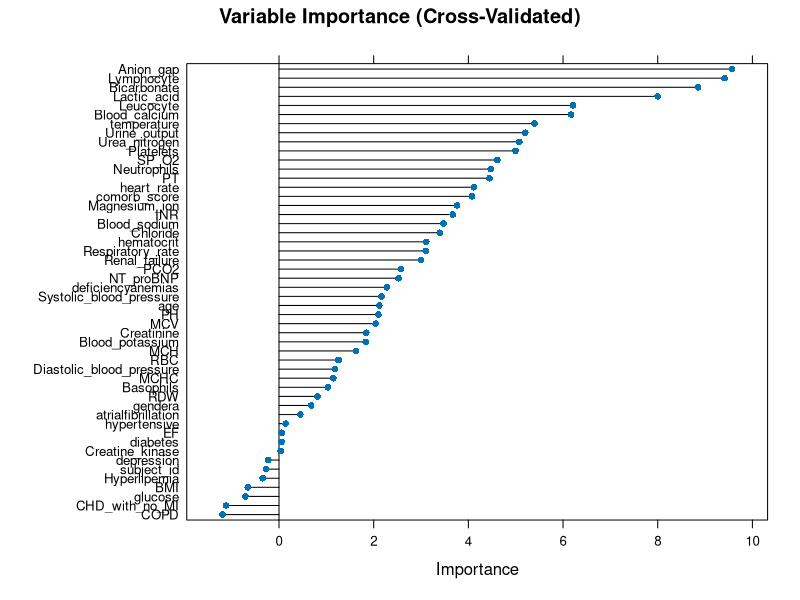
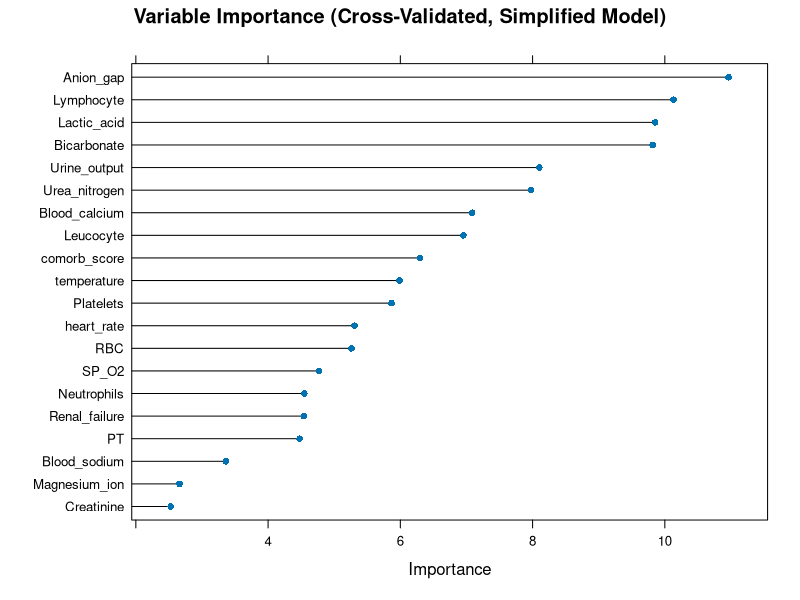
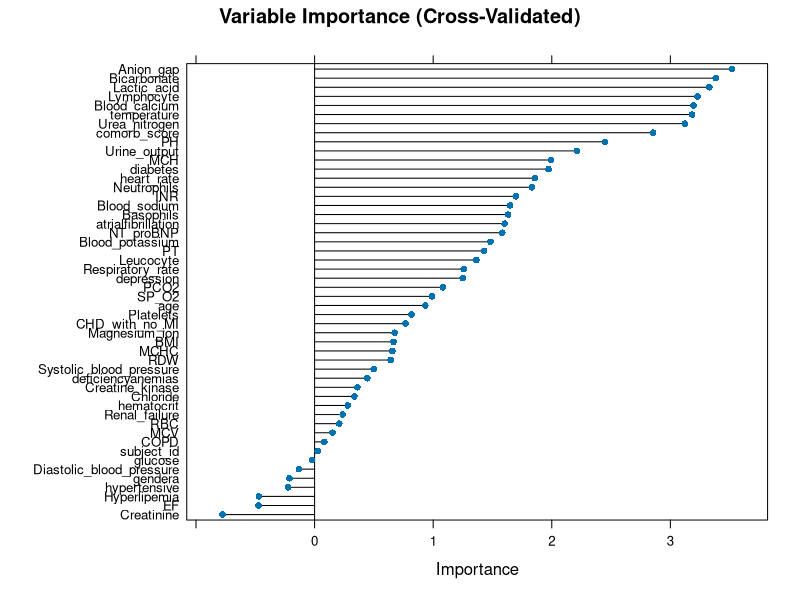

The R script that drew these images, in order: (Note: a time limit stopped this script after it produced the figures.)
## ---- chunk 1
# Load necessary libraries
library(data.table)
library(randomForest)
library(caret)
library(pROC)

# Load the dataset
RF_impute_df <- fread("RF_imputation_NEW.csv")

# Subset the data to exclude unnecessary columns
RF_complete_df <- subset(RF_impute_df, select = -c(deathtime, survival_time, LOS, Unnamed_0, V1, admittime, ID, group, tLOS))

# Ensure the outcome variable is included and properly named
if (!("outcome" %in% names(RF_complete_df))) {
  stop("The 'outcome' column does not exist in the dataframe.")
}

# Ensure the outcome variable has valid factor levels
RF_complete_df$outcome <- factor(RF_complete_df$outcome, levels = unique(RF_complete_df$outcome), labels = make.names(unique(RF_complete_df$outcome)))

# Print the column names to verify
cat("Column names in the dataset:\n")
print(names(RF_complete_df))

# Prepare the predictor matrix and outcome variable
x_rf <- as.matrix(RF_complete_df[, setdiff(names(RF_complete_df), "outcome"), with = FALSE])
y_rf <- RF_complete_df$outcome

# Set seed for reproducibility
set.seed(510)

# Define cross-validation control
train_control <- trainControl(
  method = "cv",
  number = 10,
  classProbs = TRUE,
  summaryFunction = twoClassSummary,
  savePredictions = "final"
)

# Define the grid for hyperparameter tuning
tune_grid <- expand.grid(
  mtry = 10  # Number of variables randomly sampled as candidates at each split
)

# Train the Random Forest model using cross-validation with the specified parameters
rf_cv_model <- train(
  x = x_rf, 
  y = y_rf,
  method = "rf",
  trControl = train_control,
  tuneGrid = tune_grid,
  metric = "ROC",
  importance = TRUE,
  ntree = 500,  # Number of trees
  nodesize = 10  # Minimum size of terminal nodes
)

# Print the results of the cross-validation
print(rf_cv_model)

# Extract the cross-validated AUC
auc <- rf_cv_model$results$ROC[rf_cv_model$results$ROC == max(rf_cv_model$results$ROC)]
cat("Cross-validated AUC:", auc, "\n")

# Predict on the test data (if you have a separate test set)
# Here we use the cross-validated predictions
predictions <- rf_cv_model$pred$pred
probs <- rf_cv_model$pred[, make.names(levels(y_rf)[2])]  # Assuming the positive class is the second level

# Calculate log-loss
log_loss <- function(y_true, y_prob) {
  epsilon <- 1e-15
  y_prob <- pmax(epsilon, pmin(1 - epsilon, y_prob))
  -mean(y_true * log(y_prob) + (1 - y_true) * log(1 - y_prob))
}

# Convert factor levels to 0 and 1 for log-loss calculation
y_true <- ifelse(rf_cv_model$pred$obs == levels(y_rf)[2], 1, 0)
log_loss_value <- log_loss(y_true, probs)
cat("Cross-validated log-loss:", log_loss_value, "\n")

# Extract feature importances correctly
importance_rf <- varImp(rf_cv_model, scale = FALSE)
importance_values <- importance_rf$importance[, 1]  # Extract importance values

# Print feature importances
cat("Feature importances from Random Forest (cross-validated):\n")
print(importance_values)

# Plot feature importances
plot(importance_rf, main = "Variable Importance (Cross-Validated)")

# Select important features based on a threshold
important_vars <- rownames(importance_rf$importance)[importance_values > mean(importance_values)]
cat("Selected important variables:\n")
print(important_vars)


## ---- chunk 2
# Load necessary libraries
library(data.table)
library(randomForest)
library(caret)
library(pROC)

# Load the dataset
RF_impute_df <- fread("RF_imputation_NEW.csv")

# Subset the data to include only selected important variables and outcome
important_features <- c("Renal_failure", "heart_rate", "temperature", "SP_O2", "Urine_output", "RBC", "Leucocyte", "Platelets", 
                        "Neutrophils", "Lymphocyte", "PT", "Creatinine", "Urea_nitrogen", "Blood_sodium", "Blood_calcium", 
                        "Anion_gap", "Magnesium_ion", "Bicarbonate", "Lactic_acid", "comorb_score", "outcome")
RF_simplified_df <- RF_impute_df[, ..important_features]

# Ensure the outcome variable has valid factor levels
RF_simplified_df$outcome <- factor(RF_simplified_df$outcome, levels = unique(RF_simplified_df$outcome), labels = make.names(unique(RF_simplified_df$outcome)))

# Prepare the predictor matrix and outcome variable
x_simplified <- as.matrix(RF_simplified_df[, -"outcome", with = FALSE])
y_simplified <- RF_simplified_df$outcome

# Set seed for reproducibility
set.seed(510)

# Define cross-validation control
train_control <- trainControl(
  method = "cv",
  number = 10,
  classProbs = TRUE,
  summaryFunction = twoClassSummary,
  savePredictions = "final"
)

# Train the Random Forest model using cross-validation with the simplified dataset
rf_cv_model_simplified <- train(
  x = x_simplified, 
  y = y_simplified,
  method = "rf",
  trControl = train_control,
  metric = "ROC",
  importance = TRUE,
  ntree = 500,  # Number of trees
  nodesize = 10,  # Minimum size of terminal nodes
  tuneGrid = expand.grid(mtry = 10)  # Number of variables randomly sampled as candidates at each split
)

# Print the results of the cross-validation
print(rf_cv_model_simplified)

# Extract the cross-validated AUC
auc_simplified <- rf_cv_model_simplified$results$ROC[rf_cv_model_simplified$results$ROC == max(rf_cv_model_simplified$results$ROC)]
cat("Cross-validated AUC for simplified model:", auc_simplified, "\n")

# Predict on the test data (if you have a separate test set)
# Here we use the cross-validated predictions
predictions_simplified <- rf_cv_model_simplified$pred$pred
probs_simplified <- rf_cv_model_simplified$pred[, make.names(levels(y_simplified)[2])]  # Assuming the positive class is the second level

# Calculate log-loss
log_loss <- function(y_true, y_prob) {
  epsilon <- 1e-15
  y_prob <- pmax(epsilon, pmin(1 - epsilon, y_prob))
  -mean(y_true * log(y_prob) + (1 - y_true) * log(1 - y_prob))
}

# Convert factor levels to 0 and 1 for log-loss calculation
y_true_simplified <- ifelse(rf_cv_model_simplified$pred$obs == levels(y_simplified)[2], 1, 0)
log_loss_value_simplified <- log_loss(y_true_simplified, probs_simplified)
cat("Cross-validated log-loss for simplified model:", log_loss_value_simplified, "\n")

# Extract feature importances for the simplified model
importance_rf_simplified <- varImp(rf_cv_model_simplified, scale = FALSE)

# Print feature importances for the simplified model
cat("Feature importances from Random Forest (simplified model):\n")
print(importance_rf_simplified)

# Plot feature importances for the simplified model
plot(importance_rf_simplified, main = "Variable Importance (Cross-Validated, Simplified Model)")

## ---- chunk 3
# Verify no data leakage between training and validation sets
train_idx <- createDataPartition(y_rf, p = 0.8, list = FALSE)
train_data <- RF_complete_df[train_idx, ]
test_data <- RF_complete_df[-train_idx, ]

# Check overlap
intersect(rownames(train_data), rownames(test_data))

## ---- chunk 4
# Load necessary libraries
library(data.table)
library(caret)

# Load the dataset
RF_impute_df <- fread("RF_imputation_NEW.csv")

# Subset the data to exclude unnecessary columns
RF_complete_df <- subset(RF_impute_df, select = -c(deathtime, survival_time, LOS, Unnamed_0, V1, admittime, ID, group, tLOS))

# Ensure the outcome variable is included and properly named
if (!("outcome" %in% names(RF_complete_df))) {
  stop("The 'outcome' column does not exist in the dataframe.")
}

# Ensure the outcome variable has valid factor levels
RF_complete_df$outcome <- factor(RF_complete_df$outcome, levels = unique(RF_complete_df$outcome), labels = make.names(unique(RF_complete_df$outcome)))

# Add unique row identifiers
RF_complete_df$rn <- seq_len(nrow(RF_complete_df))

# Properly partition data to avoid leakage
set.seed(783)
train_idx <- createDataPartition(RF_complete_df$outcome, p = 0.8, list = FALSE)
train_data <- RF_complete_df[train_idx, ]
test_data <- RF_complete_df[-train_idx, ]

# Ensure no overlap
if (length(intersect(train_data$rn, test_data$rn)) == 0) {
  cat("No data leakage detected.\n")
} else {
  stop("Data leakage detected.")
}

# Check the sizes of the training and test sets
cat("Training set size:", nrow(train_data), "\n")
cat("Test set size:", nrow(test_data), "\n")

# Remove the unique row identifiers
train_data <- train_data[, -c("rn")]
test_data <- test_data[, -c("rn")]

# Proceed with model training as previously described

## ---- chunk 5
# Prepare the predictor matrix and outcome variable for training data
x_rf_train <- as.matrix(train_data[, setdiff(names(train_data), "outcome"), with = FALSE])
y_rf_train <- train_data$outcome

# Prepare the predictor matrix and outcome variable for test data
x_rf_test <- as.matrix(test_data[, setdiff(names(test_data), "outcome"), with = FALSE])
y_rf_test <- test_data$outcome

# Set seed for reproducibility
set.seed(783)

# Define cross-validation control
train_control <- trainControl(
  method = "cv",
  number = 10,
  classProbs = TRUE,
  summaryFunction = twoClassSummary,
  savePredictions = "final"
)

# Define the grid for hyperparameter tuning
tune_grid <- expand.grid(
  mtry = seq(2, 10, 2)  # Number of variables randomly sampled as candidates at each split
)

# Train the Random Forest model using cross-validation with the specified parameters
rf_cv_model <- train(
  x = x_rf_train, 
  y = y_rf_train,
  method = "rf",
  trControl = train_control,
  tuneGrid = tune_grid,
  metric = "ROC",
  importance = TRUE,
  ntree = 100,  # Reduce number of trees to prevent overfitting
  nodesize = 5  # Increase the minimum size of terminal nodes
)

# Print the results of the cross-validation
print(rf_cv_model)

# Evaluate the model on the test set
test_pred_probs <- predict(rf_cv_model, newdata = x_rf_test, type = "prob")[, 2]
test_roc <- roc(response = as.numeric(y_rf_test) - 1, predictor = test_pred_probs)
test_auc <- test_roc$auc
cat("Test AUC:", test_auc, "\n")

# Confusion matrix on test set
test_pred_class <- ifelse(test_pred_probs > 0.5, 1, 0)
conf_matrix_test <- table(Predicted = test_pred_class, Actual = as.numeric(y_rf_test) - 1)
print(conf_matrix_test)

# Extract and plot feature importances
importance_rf <- varImp(rf_cv_model, scale = FALSE)
importance_values <- importance_rf$importance[, 1]  # Extract importance values

# Print feature importances
cat("Feature importances from Random Forest (cross-validated):\n")
print(importance_values)

# Plot feature importances
plot(importance_rf, main = "Variable Importance (Cross-Validated)")

# Generate learning curves
train_sizes <- seq(0.1, 1.0, by = 0.1)
train_scores <- numeric(length(train_sizes))
test_scores <- numeric(length(train_sizes))

for (i in seq_along(train_sizes)) {
  train_size <- train_sizes[i]
  train_idx <- createDataPartition(y_rf_train, p = train_size, list = FALSE)
  x_train_part <- x_rf_train[train_idx, ]
  y_train_part <- y_rf_train[train_idx]
  
  if (length(train_idx) > 0 && nrow(x_train_part) > 0 && nrow(x_rf_train[-train_idx, ]) > 0) {
    rf_cv_model_part <- train(
      x = x_train_part,
      y = y_train_part,
      method = "rf",
      trControl = train_control,
      tuneGrid = tune_grid,
      metric = "ROC",
      importance = TRUE,
      ntree = 100,  # Reduce number of trees to prevent overfitting
      nodesize = 5  # Increase the minimum size of terminal nodes
    )
    train_pred <- predict(rf_cv_model_part, newdata = x_train_part, type = "prob")[, 2]  # Probabilities for positive class
    test_pred <- predict(rf_cv_model_part, newdata = x_rf_train[-train_idx, ], type = "prob")[, 2]  # Probabilities for positive class

    # Calculate AUC for training and test sets
    train_scores[i] <- roc(response = as.numeric(y_train_part) - 1, predictor = train_pred)$auc
    test_scores[i] <- roc(response = as.numeric(y_rf_train[-train_idx]) - 1, predictor = test_pred)$auc
  } else {
    train_scores[i] <- NA
    test_scores[i] <- NA
  }
}

# Function to plot learning curves
plot_learning_curve <- function(train_sizes, train_scores, test_scores) {
  plot(train_sizes, train_scores, type = "o", col = "blue", ylim = range(c(train_scores, test_scores), na.rm = TRUE), xlab = "Training Size", ylab = "Score", main = "Learning Curves")
  lines(train_sizes, test_scores, type = "o", col = "red")
  legend("bottomright", legend = c("Train", "Validation"), col = c("blue", "red"), lty = 1)
}

# Plot the learning curves
plot_learning_curve(train_sizes, train_scores, test_scores)

cat("Training AUCs:", train_scores, "\n")
cat("Validation AUCs:", test_scores, "\n")

## ---- chunk 6
# Load necessary libraries
library(data.table)
library(randomForest)
library(caret)
library(pROC)

# Load the dataset
RF_impute_df <- fread("RF_imputation_NEW.csv")

# Subset the data to exclude unnecessary columns
RF_complete_df <- subset(RF_impute_df, select = -c(deathtime, survival_time, LOS, Unnamed_0, V1, admittime, ID, group, tLOS))

# Ensure the outcome variable is included and properly named
if (!("outcome" %in% names(RF_complete_df))) {
  stop("The 'outcome' column does not exist in the dataframe.")
}

# Ensure the outcome variable has valid factor levels
RF_complete_df$outcome <- factor(RF_complete_df$outcome, levels = unique(RF_complete_df$outcome), labels = make.names(unique(RF_complete_df$outcome)))

# Add unique row identifiers
RF_complete_df$rn <- seq_len(nrow(RF_complete_df))

# Properly partition data to avoid leakage
set.seed(510)
train_idx <- createDataPartition(RF_complete_df$outcome, p = 0.8, list = FALSE)
train_data <- RF_complete_df[train_idx, ]
test_data <- RF_complete_df[-train_idx, ]

# Ensure no overlap
if (length(intersect(train_data$rn, test_data$rn)) == 0) {
  cat("No data leakage detected.\n")
} else {
  stop("Data leakage detected.")
}

# Check the sizes of the training and test sets
cat("Training set size:", nrow(train_data), "\n")
cat("Test set size:", nrow(test_data), "\n")

# Remove the unique row identifiers
train_data <- train_data[, -c("rn")]
test_data <- test_data[, -c("rn")]

# Prepare the predictor matrix and outcome variable for training data
x_rf_train <- as.matrix(train_data[, setdiff(names(train_data), "outcome"), with = FALSE])
y_rf_train <- train_data$outcome

# Prepare the predictor matrix and outcome variable for test data
x_rf_test <- as.matrix(test_data[, setdiff(names(test_data), "outcome"), with = FALSE])
y_rf_test <- test_data$outcome

# Set seed for reproducibility
set.seed(510)

# Define cross-validation control
train_control <- trainControl(
  method = "cv",
  number = 10,
  classProbs = TRUE,
  summaryFunction = twoClassSummary,
  savePredictions = "final"
)

# Define the grid for hyperparameter tuning
tune_grid <- expand.grid(
  mtry = seq(2, 10, 2)  # Number of variables randomly sampled as candidates at each split
)

# Train the Random Forest model using cross-validation with the specified parameters
rf_cv_model <- train(
  x = x_rf_train, 
  y = y_rf_train,
  method = "rf",
  trControl = train_control,
  tuneGrid = tune_grid,
  metric = "ROC",
  importance = TRUE,
  ntree = 50,  # Further reduce number of trees to prevent overfitting
  nodesize = 20,  # Further increase the minimum size of terminal nodes
  maxnodes = 30  # Ensure maxnodes is greater than nodesize
)

# Print the results of the cross-validation
print(rf_cv_model)

# Evaluate the model on the test set
test_pred_probs <- predict(rf_cv_model, newdata = x_rf_test, type = "prob")[, 2]
test_roc <- roc(response = as.numeric(y_rf_test) - 1, predictor = test_pred_probs)
test_auc <- test_roc$auc
cat("Test AUC:", test_auc, "\n")

# Confusion matrix on test set
test_pred_class <- ifelse(test_pred_probs > 0.5, 1, 0)
conf_matrix_test <- table(Predicted = test_pred_class, Actual = as.numeric(y_rf_test) - 1)
print(conf_matrix_test)

# Extract and plot feature importances
importance_rf <- varImp(rf_cv_model, scale = FALSE)
importance_values <- importance_rf$importance[, 1]  # Extract importance values

# Print feature importances
cat("Feature importances from Random Forest (cross-validated):\n")
print(importance_values)

# Plot feature importances
plot(importance_rf, main = "Variable Importance (Cross-Validated)")

# Generate learning curves
train_sizes <- seq(0.1, 1.0, by = 0.1)
train_scores <- numeric(length(train_sizes))
test_scores <- numeric(length(train_sizes))

for (i in seq_along(train_sizes)) {
  train_size <- train_sizes[i]
  train_idx <- createDataPartition(y_rf_train, p = train_size, list = FALSE)
  x_train_part <- x_rf_train[train_idx, ]
  y_train_part <- y_rf_train[train_idx]
  
  if (length(train_idx) > 0 && nrow(x_train_part) > 0 && nrow(x_rf_train[-train_idx, ]) > 0) {
    rf_cv_model_part <- train(
      x = x_train_part,
      y = y_train_part,
      method = "rf",
      trControl = train_control,
      tuneGrid = tune_grid,
      metric = "ROC",
      importance = TRUE,
      ntree = 100,  # Further reduce number of trees to prevent overfitting
      nodesize = 5,  # Further increase the minimum size of terminal nodes
      maxnodes = 30  # Ensure maxnodes is greater than nodesize
    )
    train_pred <- predict(rf_cv_model_part, newdata = x_train_part, type = "prob")[, 2]  # Probabilities for positive class
    test_pred <- predict(rf_cv_model_part, newdata = x_rf_train[-train_idx, ], type = "prob")[, 2]  # Probabilities for positive class

    # Calculate AUC for training and test sets
    train_scores[i] <- roc(response = as.numeric(y_train_part) - 1, predictor = train_pred)$auc
    test_scores[i] <- roc(response = as.numeric(y_rf_train[-train_idx]) - 1, predictor = test_pred)$auc
  } else {
    train_scores[i] <- NA
    test_scores[i] <- NA
  }
}

# Function to plot learning curves
plot_learning_curve <- function(train_sizes, train_scores, test_scores) {
  plot(train_sizes, train_scores, type = "o", col = "blue", ylim = range(c(train_scores, test_scores), na.rm = TRUE), xlab = "Training Size", ylab = "Score", main = "Learning Curves")
  lines(train_sizes, test_scores, type = "o", col = "red")
  legend("bottomright", legend = c("Train", "Validation"), col = c("blue", "red"), lty = 1)
}

# Plot the learning curves
plot_learning_curve(train_sizes, train_scores, test_scores)

cat("Training AUCs:", train_scores, "\n")
cat("Validation AUCs:", test_scores, "\n")

## ---- chunk 7
# Load necessary libraries
library(data.table)
library(randomForest)
library(caret)
library(pROC)

# Load the dataset
RF_impute_df <- fread("RF_imputation_NEW.csv")

# Subset the data to exclude unnecessary columns
RF_complete_df <- subset(RF_impute_df, select = -c(deathtime, survival_time, LOS, Unnamed_0, V1, admittime, ID, group, tLOS))

# Ensure the outcome variable is included and properly named
if (!("outcome" %in% names(RF_complete_df))) {
  stop("The 'outcome' column does not exist in the dataframe.")
}

# Ensure the outcome variable has valid factor levels
RF_complete_df$outcome <- factor(RF_complete_df$outcome, levels = unique(RF_complete_df$outcome), labels = make.names(unique(RF_complete_df$outcome)))

# Add unique row identifiers
RF_complete_df$rn <- seq_len(nrow(RF_complete_df))

# Properly partition data to avoid leakage
set.seed(510)
train_idx <- createDataPartition(RF_complete_df$outcome, p = 0.8, list = FALSE)
train_data <- RF_complete_df[train_idx, ]
test_data <- RF_complete_df[-train_idx, ]

# Ensure no overlap
if (length(intersect(train_data$rn, test_data$rn)) == 0) {
  cat("No data leakage detected.\n")
} else {
  stop("Data leakage detected.")
}

# Check the sizes of the training and test sets
cat("Training set size:", nrow(train_data), "\n")
cat("Test set size:", nrow(test_data), "\n")

# Remove the unique row identifiers
train_data <- train_data[, -c("rn")]
test_data <- test_data[, -c("rn")]

# Prepare the predictor matrix and outcome variable for training data
x_rf_train <- as.matrix(train_data[, setdiff(names(train_data), "outcome"), with = FALSE])
y_rf_train <- train_data$outcome

# Prepare the predictor matrix and outcome variable for test data
x_rf_test <- as.matrix(test_data[, setdiff(names(test_data), "outcome"), with = FALSE])
y_rf_test <- test_data$outcome

# Set seed for reproducibility
set.seed(510)

# Define cross-validation control
train_control <- trainControl(
  method = "cv",
  number = 10,
  classProbs = TRUE,
  summaryFunction = twoClassSummary,
  savePredictions = "final"
)

# Define the grid for hyperparameter tuning
tune_grid <- expand.grid(
  mtry = seq(2, 10, 2)  # Number of variables randomly sampled as candidates at each split
)

# Train the Random Forest model using cross-validation with the specified parameters
rf_cv_model <- train(
  x = x_rf_train, 
  y = y_rf_train,
  method = "rf",
  trControl = train_control,
  tuneGrid = tune_grid,
  metric = "ROC",
  importance = TRUE,
  ntree = 100,  # Number of trees
  nodesize = 5,  # Minimum size of terminal nodes
  maxnodes = 30  # Maximum number of terminal nodes
)

# Print the results of the cross-validation
print(rf_cv_model)

# Evaluate the model on the test set
test_pred_probs <- predict(rf_cv_model, newdata = x_rf_test, type = "prob")[, 2]
test_roc <- roc(response = as.numeric(y_rf_test) - 1, predictor = test_pred_probs)
test_auc <- test_roc$auc
cat("Test AUC:", test_auc, "\n")

# Confusion matrix on test set
test_pred_class <- ifelse(test_pred_probs > 0.5, 1, 0)
conf_matrix_test <- table(Predicted = test_pred_class, Actual = as.numeric(y_rf_test) - 1)
print(conf_matrix_test)

# Extract and plot feature importances
importance_rf <- varImp(rf_cv_model, scale = FALSE)
importance_values <- importance_rf$importance[, 1]  # Extract importance values

# Print feature importances
cat("Feature importances from Random Forest (cross-validated):\n")
print(importance_values)

# Plot feature importances
plot(importance_rf, main = "Variable Importance (Cross-Validated)")

# Generate learning curves
train_sizes <- seq(0.1, 1.0, by = 0.1)
train_scores <- numeric(length(train_sizes))
test_scores <- numeric(length(train_sizes))

for (i in seq_along(train_sizes)) {
  train_size <- train_sizes[i]
  train_idx <- createDataPartition(y_rf_train, p = train_size, list = FALSE)
  x_train_part <- x_rf_train[train_idx, ]
  y_train_part <- y_rf_train[train_idx]
  
  if (length(train_idx) > 0 && nrow(x_train_part) > 0 && nrow(x_rf_train[-train_idx, ]) > 0) {
    rf_cv_model_part <- train(
      x = x_train_part,
      y = y_train_part,
      method = "rf",
      trControl = train_control,
      tuneGrid = tune_grid,
      metric = "ROC",
      importance = TRUE,
      ntree = 100,  # Number of trees
      nodesize = 5,  # Minimum size of terminal nodes
      maxnodes = 30  # Maximum number of terminal nodes
    )
    train_pred <- predict(rf_cv_model_part, newdata = x_train_part, type = "prob")[, 2]  # Probabilities for positive class
    test_pred <- predict(rf_cv_model_part, newdata = x_rf_train[-train_idx, ], type = "prob")[, 2]  # Probabilities for positive class

    # Calculate AUC for training and test sets
    train_scores[i] <- roc(response = as.numeric(y_train_part) - 1, predictor = train_pred)$auc
    test_scores[i] <- roc(response = as.numeric(y_rf_train[-train_idx]) - 1, predictor = test_pred)$auc
  } else {
    train_scores[i] <- NA
    test_scores[i] <- NA
  }
}

# Function to plot learning curves
plot_learning_curve <- function(train_sizes, train_scores, test_scores) {
  plot(train_sizes, train_scores, type = "o", col = "blue", ylim = range(c(train_scores, test_scores), na.rm = TRUE), xlab = "Training Size", ylab = "Score", main = "Learning Curves")
  lines(train_sizes, test_scores, type = "o", col = "red")
  legend("bottomright", legend = c("Train", "Validation"), col = c("blue", "red"), lty = 1)
}

# Plot the learning curves
plot_learning_curve(train_sizes, train_scores, test_scores)

cat("Training AUCs:", train_scores, "\n")
cat("Validation AUCs:", test_scores, "\n")
